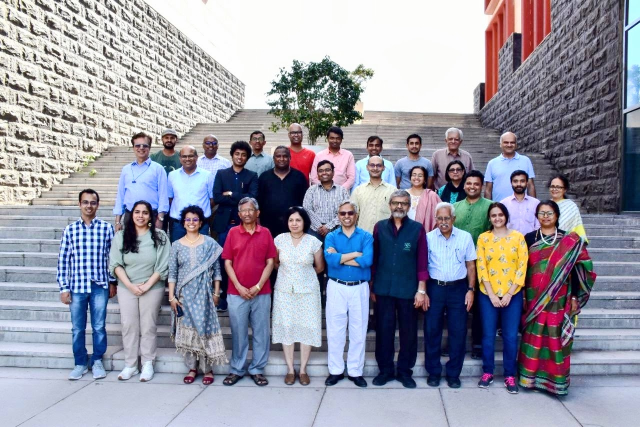
#> input picture Plaksha_Faculty.jpg, 1280 x 854 px, found by its file name (shown at 1/2 size)
$ jupyter execute 'Trusha Maheshwari_Lab 5-Spring 2025.ipynb'
#> lines starting #> are read from the running program, lines starting #| are printed output that depends on the picture; after the words box and inside, x2 and y2 are one past the last pixel; in counts of white or black regions, pixels touching at a corner belong together
#### Instructions
###### Follow the instructions given in comments prefixed with ## and write your code below that.
###### Also fill the partial code in given blanks.
###### Don't make any changes to the rest part of the codes

### Answer the questions given at the end of this notebook within your report.

### You would need to submit your GitHub repository link. Refer to the Section 6: Final Submission on the PDF document for the details.

[cell 1]
import cv2
import numpy as np
import matplotlib.pyplot as plt
from sklearn.cluster import KMeans
from scipy.spatial import distance
from matplotlib.offsetbox import OffsetImage, AnnotationBbox
import wandb

[cell 2]
wandb.login(key="fa05591f6c7131eb82da9e18ea71488a44469453")
wandb.init(project='distance_classification_project')

[cell 3]
## Reading the image plaksha_Faculty.jpg
img = cv2.imread("/Users/trushamaheshwari/Code/data_science_code/mlpr/mlprlab5/Plaksha_Faculty.jpg")
#> img is the input picture: shape (854, 1280, 3); mean B, G, R 162.4, 149, 149.2
gray_img = cv2.cvtColor(img, cv2.COLOR_BGR2GRAY)
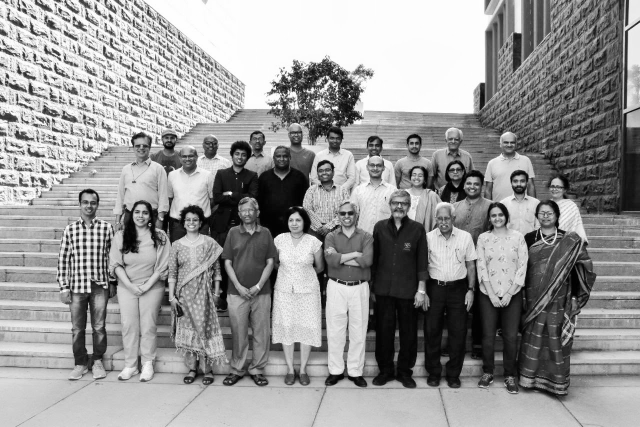
#> gray_img: shape (854, 1280) (shown at 1/2 size); min 0, max 255, mean 150.6

## Convert the image to grayscale


# Loading the required haar-cascade xml classifier file
face_cascade = cv2.CascadeClassifier(cv2.data.haarcascades + "haarcascade_frontalface_default.xml")

# Applying the face detection method on the grayscale image.
## Change the parameters for better detection of faces in your case.
faces_rect = face_cascade.detectMultiScale(gray_img, 1.05, 4, minSize=(25,25), maxSize=(50,50))
#> faces_rect = 30 rows, first 6: [322, 263, 33, 33], [654, 265, 31, 31], [500, 266, 30, 30], [892, 267, 31, 31], [409, 277, 28, 28], [812, 274, 34, 34]

# Define the text and font parameters
text = "face detected" ## The text you want to write
font = cv2.FONT_HERSHEY_SIMPLEX  ## Font type
font_scale = 0.5  ## Font scale factor
font_color = (0, 0, 255)  ## Text color in BGR format (here, it's red)
font_thickness = 1  ## Thickness of the text


# Iterating through rectangles of detected faces
for (x, y, w, h) in faces_rect:
    cv2.rectangle(img, (x, y), (x+w, y+h), (0, 0, 255), 2)
    # Use cv2.putText to add the text to the image, Use text, font, font_scale, font_color, font_thickness here
    cv2.putText(img, text, (x, y - 5), font, font_scale, font_color, font_thickness)
#> this loop made 30 passes
#> (x, y, w, h) on passes 1 to 12: (322, 263, 33, 33), (654, 265, 31, 31), (500, 266, 30, 30), (892, 267, 31, 31), (409, 277, 28, 28), (812, 274, 34, 34), (464, 296, 33, 33), (632, 328, 34, 34), (819, 337, 33, 33), (570, 426, 39, 39), (576, 253, 32, 32), (1003, 273, 32, 32)
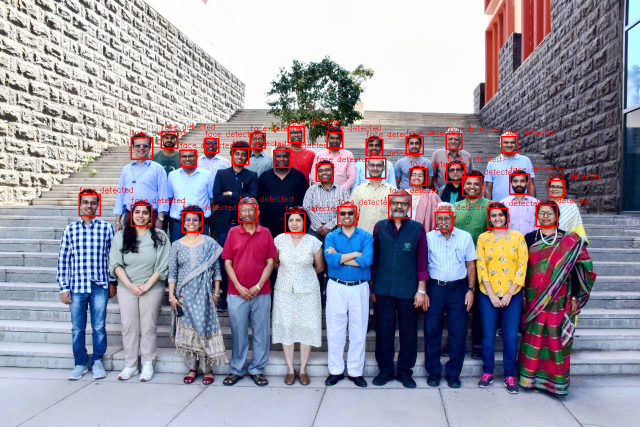
#> img: shape (854, 1280, 3) (shown at 1/2 size); 1.82% of pixels changed, all inside (x1, y1, x2, y2) = (157, 238, 1203, 467)

## Display the image and window title should be "Total number of face detected are #"
wandb.log({"Output Image": wandb.Image(img)})
#cv2.imshow(f"Total number of faces detected are {len(faces_rect)}", img)
#cv2.waitKey(0)
#cv2.destroyAllWindows()

[cell 4]
from matplotlib.offsetbox import OffsetImage, AnnotationBbox
# Extract face region features (Hue and Saturation)
img_hsv = cv2.cvtColor(img, cv2.COLOR_BGR2HSV) ## call the img and convert it from BGR to HSV and store in img_hsv
#> img_hsv: shape (854, 1280, 3); mean H, S, V 85.4, 71.3, 173.9
hue_saturation = []
face_images = []  # To store detected face images

for (x, y, w, h) in faces_rect:
    face = img_hsv[y:y + h, x:x + w]
    hue = np.mean(face[:, :, 0])
    saturation = np.mean(face[:, :, 1])
    hue_saturation.append((hue, saturation))
    face_images.append(face)
#> this loop made 30 passes
#> (x, y, w, h, hue, saturation) on passes 1 to 12: (322, 263, 33, 33, 55.32, 129.8), (654, 265, 31, 31, 50.4, 133.1), (500, 266, 30, 30, 28.02, 132.9), (892, 267, 31, 31, 79.7, 111.6), (409, 277, 28, 28, 98.96, 133.9), (812, 274, 34, 34, 60.16, 121.3), (464, 296, 33, 33, 42.56, 134.3), (632, 328, 34, 34, 81.22, 114.8), (819, 337, 33, 33, 36.69, 114.4), (570, 426, 39, 39, 55.81, 115.3), (576, 253, 32, 32, 74.73, 109.6), (1003, 273, 32, 32, 51.71, 106.9)
#> after the loop, face_images = 30 items; hue_saturation = 30 pairs, first value 23.14 to 120.8, second value 82.39 to 137.1

hue_saturation = np.array(hue_saturation)

## Perform k-Means clustering on hue_saturation and store in kmeans
kmeans = KMeans(n_clusters=2, random_state=0).fit(hue_saturation)
#centroids = kmeans.cluster_centers_
#labels = kmeans.labels_

# Create a figure and axis
fig, ax = plt.subplots(figsize=(12, 6))

# Plot the clustered faces with custom markers
for i, (x,y,w,h ) in enumerate(faces_rect):
    im = OffsetImage(cv2.cvtColor(cv2.resize(face_images[i], (20, 20)), cv2.COLOR_HSV2RGB))
    ab = AnnotationBbox(im, (hue_saturation[i, 0], hue_saturation[i, 1]), frameon=False, pad=0)
    ax.add_artist(ab)
    plt.plot(hue_saturation[i, 0], hue_saturation[i, 1])

plt.xlabel("Hue")
plt.ylabel("Saturation")
plt.title("Clustering Faces based on Hue & Saturation")
plt.grid()
plt.show()
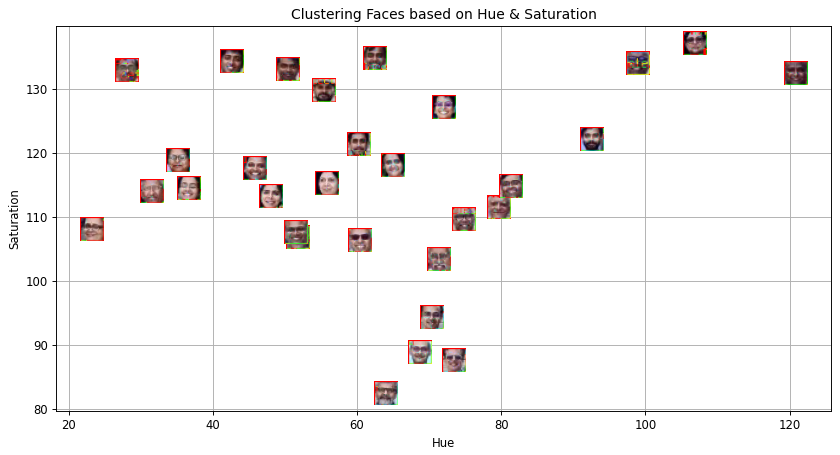
#> figure drawn by matplotlib, 1 panel

[cell 5]
# Create an empty list to store legend labels
legend_labels = []

# Create lists to store points for each cluster
cluster_0_points = []
cluster_1_points = []

# Your code for scatter plot goes here
fig, ax = plt.subplots(figsize=(12, 6))
for i, (x, y, w, h) in enumerate(faces_rect):
    if kmeans.labels_[i] == 0:
        cluster_0_points.append((hue_saturation[i, 0], hue_saturation[i, 1]))
    else:
        cluster_1_points.append((hue_saturation[i, 0], hue_saturation[i, 1]))
#> after the loop, cluster_0_points = [(55.32, 129.8), (50.4, 133.1), (28.02, 132.9), (60.16, 121.3), (42.56, 134.3), (36.69, 114.4), (55.81, 115.3), (51.71, 106.9), (62.43, 134.7), (45.8, 117.5), (23.14, 108), (31.55, 113.9), (48.03, 113.2), (51.53, 107.6), (35.11, 118.8)]; cluster_1_points = [(79.7, 111.6), (98.96, 133.9), (81.22, 114.8), (74.73, 109.6), (120.8, 132.5), (106.8, 137.1), (72, 127.1), (68.7, 88.85), (92.49, 122), (60.42, 106.3), (64.96, 118), (70.27, 94.28), (71.27, 103.4), (73.39, 87.63), (63.95, 82.39)]


cluster_0_points = np.array(cluster_0_points)
#> cluster_0_points = 15 rows, first 8: [55.32, 129.8], [50.4, 133.1], [28.02, 132.9], [60.16, 121.3], [42.56, 134.3], [36.69, 114.4], [55.81, 115.3], [51.71, 106.9]
# Plot points for cluster 0 in green
plt.scatter(cluster_0_points[:, 0], cluster_0_points[:, 1], color='green', label="Cluster 0")


cluster_1_points = np.array(cluster_1_points)
#> cluster_1_points = 15 rows, first 8: [79.7, 111.6], [98.96, 133.9], [81.22, 114.8], [74.73, 109.6], [120.8, 132.5], [106.8, 137.1], [72, 127.1], [68.7, 88.85]
# Plot points for cluster 1 in blue
plt.scatter(cluster_1_points[:, 0], cluster_1_points[:, 1], color='blue', label="Cluster 1")

# Calculate and plot centroids
centroid_0 = kmeans.cluster_centers_[0]
#> centroid_0 = [45.22, 120.1]
centroid_1 = kmeans.cluster_centers_[1]
#> centroid_1 = [79.98, 111.3]

# Plot both the centroid for cluster 0 and cluster 1
plt.scatter(centroid_0[0], centroid_0[1], marker='X', s=200, color='black', label="Centroid 0")
plt.scatter(centroid_1[0], centroid_1[1], marker='X', s=200, color='red', label="Centroid 1")

plt.xlabel("Hue")
plt.ylabel("Saturation")
plt.title("K-Means Clustering of Faces")
plt.legend()
plt.grid()
plt.show()
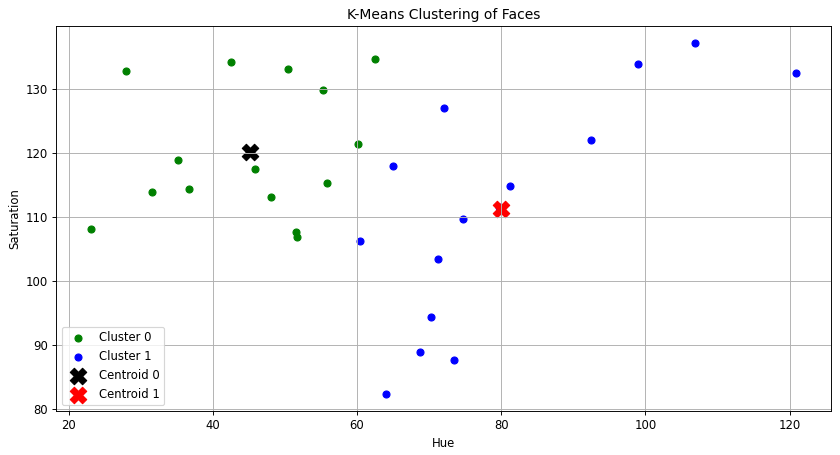
#> figure drawn by matplotlib, 1 panel

[cell 6]
## Read the class of the template image 'Dr_Shashi_Tharoor.jpg' using cv2 and store it in template_img
template_img = cv2.imread("/Users/trushamaheshwari/Code/data_science_code/mlpr/mlprlab5/Dr_Shashi_Tharoor.jpg")
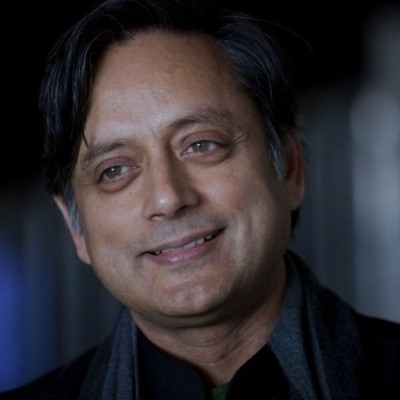
#> input picture Dr_Shashi_Tharoor.jpg, 400 x 400 px, found by its file name
#> template_img is the input picture: shape (400, 400, 3); mean B, G, R 49.8, 45.4, 49.1
template_gray = cv2.cvtColor(template_img, cv2.COLOR_BGR2GRAY)
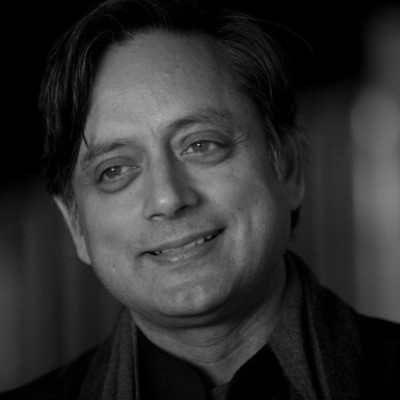
#> template_gray: shape (400, 400); min 0, max 188, mean 47

# Detect face  in the template image after converting it to gray and store it in template_faces
template_faces = face_cascade.detectMultiScale(template_gray, 1.05, 4, minSize=(25, 25))
#> template_faces = [[43, 60, 253, 253]]
# Draw rectangles around the detected faces
for (x, y, w, h) in template_faces:
    cv2.rectangle(template_img, (x, y), (x + w, y + h), (0, 255, 0), 3)
#> this loop made 1 pass
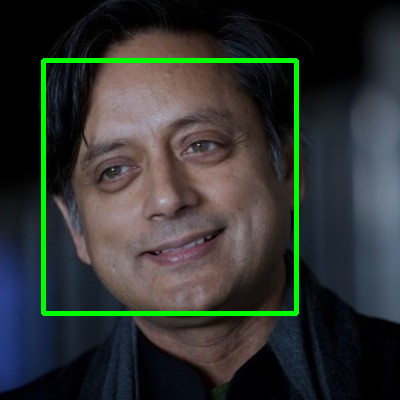
#> template_img: shape (400, 400, 3); 3.16% of pixels changed, all inside (x1, y1, x2, y2) = (41, 58, 299, 316)

wandb.log({"Output Image": wandb.Image(template_img)})
#cv2.imshow("Template Face Detection", template_img)
#cv2.waitKey(0)
#cv2.destroyAllWindows()

[cell 7]
# Convert the template image to HSV color space and store it in template_hsv
template_hsv = cv2.cvtColor(template_img, cv2.COLOR_BGR2HSV)
#> template_hsv: shape (400, 400, 3); mean H, S, V 66.7, 90.5, 64.6

# Extract hue and saturation features from the template image as we did it for detected faces.
template_hue = np.mean(template_hsv[:, :, 0])
#> template_hue = 66.72
template_saturation = np.mean(template_hsv[:, :, 1])
#> template_saturation = 90.52

# Predict the cluster label for the template image and store it in template_label
template_label = kmeans.predict([[template_hue, template_saturation]])[0]
#> template_label = 1

# Create a figure and axis for visualization
fig, ax = plt.subplots(figsize=(12, 6))

# Plot the clustered faces with custom markers (similar to previous code)
for i, (x, y, w, h) in enumerate(faces_rect):
    color = 'red' if kmeans.labels_[i] == 0 else 'blue'
    im = OffsetImage(cv2.cvtColor(cv2.resize(face_images[i], (20, 20)), cv2.COLOR_HSV2RGB))
    ab = AnnotationBbox(im, (hue_saturation[i, 0], hue_saturation[i, 1]), frameon=False, pad=0)
    ax.add_artist(ab)
    plt.plot(hue_saturation[i, 0], hue_saturation[i, 1], 'o', markersize=5, color=color)
#> this loop made 30 passes

# Plot the template image in the respective cluster
if template_label == 0:
    color = 'red'
else:
    color = 'blue'
im = OffsetImage(cv2.cvtColor(cv2.resize(template_img, (20, 20)), cv2.COLOR_BGR2RGB))
ab = AnnotationBbox(im, (template_hue, template_saturation), frameon=False, pad=0)
ax.add_artist(ab)

plt.xlabel("Hue")
plt.ylabel("Saturation")
plt.title("Template Image Clustering with Detected Faces")
plt.grid()
plt.show()

[cell 8]
# Create an empty list to store legend labels
legend_labels = []

# Create lists to store points for each cluster
cluster_0_points = []
cluster_1_points = []

# Your code for scatter plot goes here
fig, ax = plt.subplots(figsize=(12, 6))
for i, (x, y, w, h) in enumerate(faces_rect):
    if kmeans.labels_[i] == 0:
        cluster_0_points.append((hue_saturation[i, 0], hue_saturation[i, 1]))
    else:
        cluster_1_points.append((hue_saturation[i, 0], hue_saturation[i, 1]))
#> after the loop, cluster_0_points = [(55.32, 129.8), (50.4, 133.1), (28.02, 132.9), (60.16, 121.3), (42.56, 134.3), (36.69, 114.4), (55.81, 115.3), (51.71, 106.9), (62.43, 134.7), (45.8, 117.5), (23.14, 108), (31.55, 113.9), (48.03, 113.2), (51.53, 107.6), (35.11, 118.8)]; cluster_1_points = [(79.7, 111.6), (98.96, 133.9), (81.22, 114.8), (74.73, 109.6), (120.8, 132.5), (106.8, 137.1), (72, 127.1), (68.7, 88.85), (92.49, 122), (60.42, 106.3), (64.96, 118), (70.27, 94.28), (71.27, 103.4), (73.39, 87.63), (63.95, 82.39)]

# Plot points for cluster 0 in green
cluster_0_points = np.array(cluster_0_points)
#> cluster_0_points = 15 rows, first 8: [55.32, 129.8], [50.4, 133.1], [28.02, 132.9], [60.16, 121.3], [42.56, 134.3], [36.69, 114.4], [55.81, 115.3], [51.71, 106.9]
plt.scatter(cluster_0_points[:, 0], cluster_0_points[:, 1], color='green', label="Cluster 0")

# Plot points for cluster 1 in blue
cluster_1_points = np.array(cluster_1_points)
#> cluster_1_points = 15 rows, first 8: [79.7, 111.6], [98.96, 133.9], [81.22, 114.8], [74.73, 109.6], [120.8, 132.5], [106.8, 137.1], [72, 127.1], [68.7, 88.85]
plt.scatter(centroid_1[0], centroid_1[1], marker='X', s=200, color='red', label="Centroid 1")

# Calculate and plot centroids for both the clusters
centroid_0 = kmeans.cluster_centers_[0]
centroid_1 = kmeans.cluster_centers_[1]
plt.scatter(centroid_0[0], centroid_0[1], marker='X', s=200, color='black', label="Centroid 0") ## plot for centroid 0
plt.scatter(centroid_1[0], centroid_1[1], marker='X', s=200, color='red', label="Centroid 1") ## plot for centroid 1
plt.plot(template_hue, template_saturation, marker='o', c= 'violet',markersize= 10, label=' Class ?' )

plt.xlabel("Hue")
plt.ylabel("Saturation")
plt.title("Face Clustering and Classification")
plt.legend()
plt.grid()
plt.show()                   ## End of the lab 5 ##
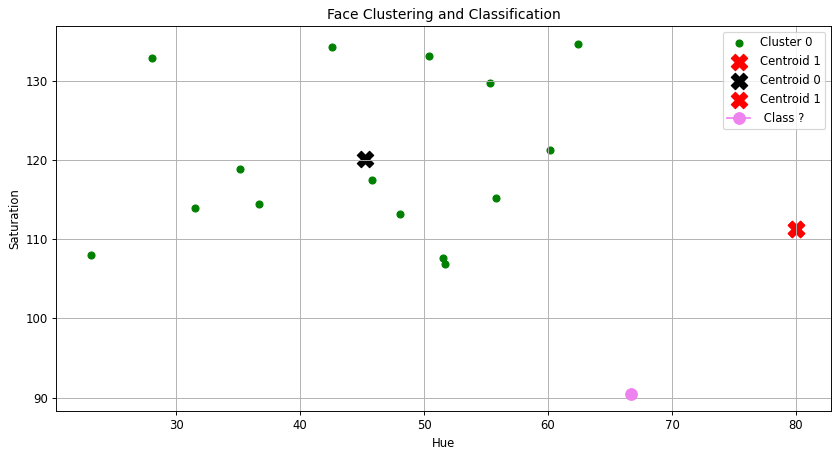
#> figure drawn by matplotlib, 1 panel
